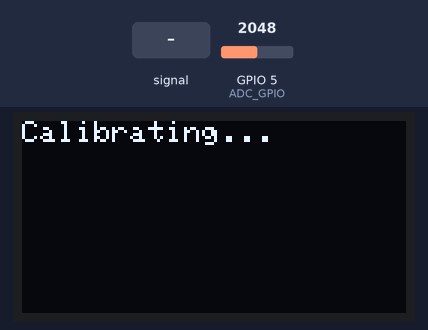
A sketch run on a simulated ESP32. Shown: 128×64 one-colour display. Inputs (shaded band) come from the test bench; at power-on: GPIO 5 (ADC_GPIO) = 2048 (analog values on the 0–4095 scale). What the sketch prints to the serial monitor is not drawn.

Above: at 0.6 s.
At 1.7 s:
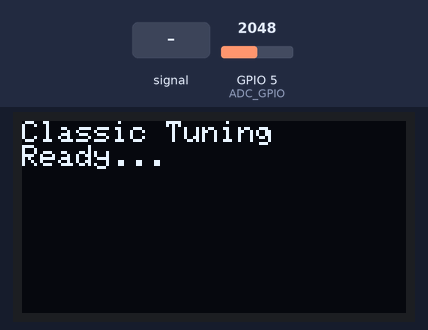
4.9 s: GPIO 5 (ADC_GPIO) fed a 2 Hz sine of ±1228 counts around its level
At 6.5 s:
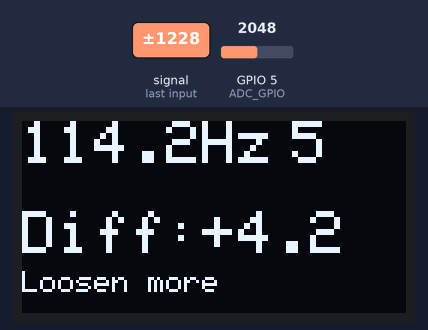
7.9 s: GPIO 5 (ADC_GPIO) set to 2866
At 10.7 s:
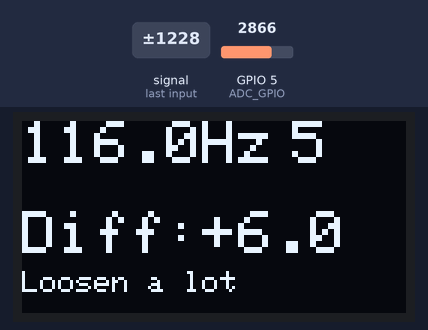
10.9 s: GPIO 5 (ADC_GPIO) set to 2206
13.9 s: GPIO 5 (ADC_GPIO) set to 2121
At 16.0 s:
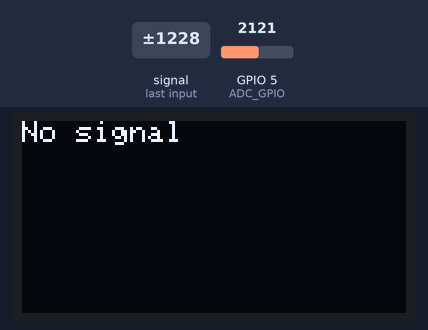
Timing chart, 0 to 17.2 s (numbered marks = the images above; inputs shaded):
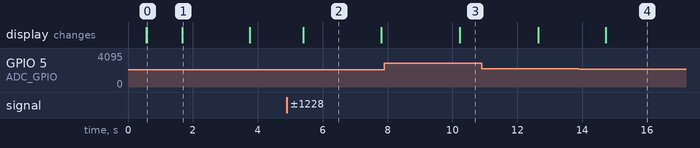

Measured:
- the behaviour switches between 2164 and 2163 on GPIO 5 (ADC_GPIO) (found by bisection; images 3 and 4)
- after the input at 4.9 s, the display: changes after 0.50 s (image 2)
- after the input at 7.9 s, the display: changes after 2.3 s (image 3)
- after the input at 13.9 s, the display: changes after 0.83 s (image 4)
- what the display in image 0 shows lasts 1.1 s, from 0.6 s to 1.7 s
- what the display in image 1 shows lasts 2.1 s, from 1.7 s to 3.8 s
- what the display in image 2 shows lasts 2.4 s, from 5.4 s to 7.8 s

The sketch:

12122025.ino
```cpp
#include <Arduino.h>
#include <arduinoFFT.h>
#include <math.h>
#include <Wire.h>
#include <Adafruit_GFX.h>
#include <Adafruit_SSD1306.h>
#include <algorithm>

const int ADC_GPIO = 5;   // GPIO5 для ADC1_CH4
const int SDA_PIN = 17;
const int SCL_PIN = 18;

const uint32_t SAMPLE_RATE = 10000; //для интрепр 5000 но тогда мы знаем что поедет
const uint16_t FFT_SIZE = 2048; //для интерполяции может надо 4096 но поедут другие штуки
const uint8_t MAX_HARMONIC = 3; //поизменять глянуть
const uint16_t RMS_BLOCK = 512;
const double RMS_DB_THRESHOLD = -25.0;
const int CALIBRATE_SAMPLES = 512;

#define SCREEN_WIDTH 128
#define SCREEN_HEIGHT 64
Adafruit_SSD1306 display(SCREEN_WIDTH, SCREEN_HEIGHT, &Wire, -1);

ArduinoFFT<double>* FFT = nullptr;
double *vReal = nullptr;
double *vImag = nullptr;
double *spec = nullptr;
double *hps = nullptr;
double adcCenter = 2048.0;

const uint8_t MEDIAN_SIZE = 7;
double freqHistory[MEDIAN_SIZE] = {0};
uint8_t histIndex = 0;


struct GuitarString {
  const char* name;
  double freq;
  double lowBound;
  double highBound;
};

const GuitarString CLASSIC_TUNING[] = {
  {"1 (E)", 329.63, 320.0, 340.0},
  {"2 (B)", 246.94, 240.0, 254.0},
  {"3 (G)", 196.00, 190.0, 202.0},
  {"4 (D)", 146.83, 142.0, 152.0},
  {"5 (A)", 110.00, 106.0, 114.0},
  {"6 (E)", 82.41,  80.0,  85.0}
};

const int STRING_COUNT = 6;
const double TUNING_TOLERANCE = 0.5;

double parabolic_interpolation(const double *mag, int k, int Nhalf);
double to_dbfs(double rms, double fullscale);
double medianFilter(double newFreq);
int detectString(double frequency);
String getTuningAdvice(double currentFreq, double targetFreq);

void setup() {
  Serial.begin(115200);
  delay(500);

  Wire.begin(SDA_PIN, SCL_PIN);
  if (!display.begin(SSD1306_SWITCHCAPVCC, 0x3C)) {
    Serial.println("SSD1306 allocation failed");
    while (1) delay(10);
  }

  display.clearDisplay();
  display.setTextColor(WHITE);
  display.setTextSize(1);
  display.setCursor(0, 0);
  display.println("Starting...");
  display.display();


  vReal = (double*)malloc(sizeof(double) * FFT_SIZE);
  vImag = (double*)malloc(sizeof(double) * FFT_SIZE);
  spec = (double*)malloc(sizeof(double) * (FFT_SIZE/2));
  hps = (double*)malloc(sizeof(double) * (FFT_SIZE/2));

  if (!vReal || !vImag || !spec || !hps) {
    Serial.println("Memory allocation failed!");
    while(1);
  }

  Serial.print("Free heap: ");
  Serial.println(ESP.getFreeHeap());


  analogReadResolution(12);
  analogSetAttenuation(ADC_11db);


  Serial.println("Calibrating ADC center...");
  display.clearDisplay();
  display.setCursor(0, 0);
  display.println("Calibrating...");
  display.display();

  double sum = 0;
  uint32_t calStartTime = micros();
  for (int i = 0; i < CALIBRATE_SAMPLES; i++) {
    sum += analogRead(ADC_GPIO);

    while (micros() - calStartTime < i * (1000000.0 / SAMPLE_RATE)) {}
  }
  adcCenter = sum / CALIBRATE_SAMPLES;

  Serial.print("ADC center: ");
  Serial.println(adcCenter, 3);


  Serial.println("Testing ADC...");
  for (int i = 0; i < 10; i++) {
    Serial.print("ADC reading ");
    Serial.print(i);
    Serial.print(": ");
    Serial.println(analogRead(ADC_GPIO));
    delay(100);
  }

  FFT = new ArduinoFFT<double>(vReal, vImag, FFT_SIZE, SAMPLE_RATE);
  if (FFT == nullptr) {
    Serial.println("Failed to create FFT object");
    while(1);
  }

  Serial.println("Tuner ready");
  display.clearDisplay();
  display.setCursor(0, 0);
  display.println("Classic Tuning");
  display.println("Ready...");
  display.display();
  delay(2000);
}

void loop() {
  double sum = 0;
  uint32_t rmsStartTime = micros();

  for (uint16_t i = 0; i < RMS_BLOCK; i++) {
    double s = analogRead(ADC_GPIO) - adcCenter;
    sum += s * s;
    while (micros() - rmsStartTime < i * (1000000.0 / SAMPLE_RATE)) {}
  }

  double rms = sqrt(sum / RMS_BLOCK);
  double dbfs = to_dbfs(rms, adcCenter);

  if (dbfs < RMS_DB_THRESHOLD) {
    display.clearDisplay();
    display.setCursor(0, 0);
    display.println("No signal");
    display.display();
    delay(100);
    return;
  }


  uint32_t sampleStartTime = micros();

  for (uint16_t i = 0; i < FFT_SIZE; i++) {
    vReal[i] = analogRead(ADC_GPIO) - adcCenter;
    vImag[i] = 0.0;
    while (micros() - sampleStartTime < i * (1000000.0 / SAMPLE_RATE)) {}
  }


  uint32_t actualDuration = micros() - sampleStartTime;
  float actualFs = (FFT_SIZE * 1000000.0) / actualDuration;


  FFT->windowing(FFTWindow::Hamming, FFTDirection::Forward);
  FFT->compute(FFTDirection::Forward);
  FFT->complexToMagnitude();
  vReal[0] = 0.0;


  uint32_t half = FFT_SIZE / 2;
  double deltaF = (double)SAMPLE_RATE / FFT_SIZE;


  double maxSpec = 1e-12;
  for (uint32_t i = 0; i < half; i++) {
    spec[i] = vReal[i] + 1e-12;
    if (spec[i] > maxSpec) maxSpec = spec[i];
  }

  for (uint32_t i = 0; i < half; i++) {
    spec[i] /= maxSpec;
  }


  for (uint32_t i = 0; i < half; i++) {
    hps[i] = log(spec[i] + 1e-12);
  }

  for (uint8_t k = 2; k <= MAX_HARMONIC; k++) {
    for (uint32_t i = 0; i < half / k; i++) {
      hps[i] += log(spec[i * k] + 1e-12);
    }
  }


  uint32_t minIdx = max(1, (int)round(70.0 / deltaF));
  uint32_t maxIdx = min((int)half - 1, (int)round(400.0 / deltaF));

  double maxHps = -1e300;
  int maxHpsIdx = minIdx;

  for (uint32_t i = minIdx; i <= maxIdx; i++) {
    if (hps[i] > maxHps) {
      maxHps = hps[i];
      maxHpsIdx = i;
    }
  }

  double rawFreq = maxHpsIdx * deltaF;


  double fineFreq = parabolic_interpolation(hps, maxHpsIdx, half) * deltaF;
  double stableFreq = medianFilter(fineFreq);

  int detectedString = detectString(stableFreq);
  String tuningAdvice = "";
  double freqDiff = 0;

  if (detectedString >= 0) {
    freqDiff = stableFreq - CLASSIC_TUNING[detectedString].freq;
    tuningAdvice = getTuningAdvice(stableFreq, CLASSIC_TUNING[detectedString].freq);
  }

  Serial.print("Freq: ");
  Serial.print(stableFreq, 1);
  Serial.print(" Hz | String: ");
  if (detectedString >= 0) {
    Serial.print(CLASSIC_TUNING[detectedString].name);
  } else {
    Serial.print("Unknown");
  }
  Serial.print(" | Diff: ");
  Serial.print(freqDiff, 2);
  Serial.print(" Hz | Advice: ");
  Serial.println(tuningAdvice);

  display.clearDisplay();

  display.setTextSize(2);
  display.setCursor(0, 0);
  display.print(stableFreq, 1);
  display.print("Hz");

  if (detectedString >= 0) {
    String stringNum = String(CLASSIC_TUNING[detectedString].name);
    int spacePos = stringNum.indexOf(' ');
    if (spacePos > 0) {
      stringNum = stringNum.substring(0, spacePos);
    }

    display.setTextSize(2);
    display.setCursor(90, 0);
    display.print(stringNum);
  }
  // display.setTextSize(1);
  // display.setCursor(0, 25);
  // if (detectedString >= 0) {
  //   display.print("String ");
  //   display.print(CLASSIC_TUNING[detectedString].name);
  // } else {
  //   display.print("String: Unknown");
  // }

  display.setTextSize(2);
  display.setCursor(0, 30);
  display.print("Diff:");
  if (freqDiff > 0) {
    display.print("+");
  }
  display.print(freqDiff, 1);

  display.setTextSize(1);
  display.setCursor(0, 50);
  if (detectedString >= 0) {
    if (fabs(freqDiff) < TUNING_TOLERANCE) {
      display.print("PERFECT! ✓");
    } else {
      display.print(tuningAdvice);
    }
  }

  // display.setCursor(0, 55);
  // display.print("dBFS: ");
  // display.print(dbfs, 1);

  display.display();

  delay(2000);
}

int detectString(double frequency) {
  for (int i = 0; i < STRING_COUNT; i++) {
    if (frequency >= CLASSIC_TUNING[i].lowBound &&
        frequency <= CLASSIC_TUNING[i].highBound) {
      return i;
    }
  }

  int closestString = 0;
  double minDiff = 1000.0;

  for (int i = 0; i < STRING_COUNT; i++) {
    double diff = fabs(frequency - CLASSIC_TUNING[i].freq);
    if (diff < minDiff) {
      minDiff = diff;
      closestString = i;
    }
  }

  return closestString;
}

// Функция для получения рекомендации по настройке
String getTuningAdvice(double currentFreq, double targetFreq) {
  double diff = currentFreq - targetFreq;
  double absDiff = fabs(diff);

  if (absDiff < 0.2) {
    return "Perfect!";
  } else if (diff > 0) {
    if (absDiff > 5.0) return "Loosen a lot";
    else if (absDiff > 2.0) return "Loosen more";
    else return "Loosen slightly";
  } else {
    if (absDiff > 5.0) return "Tighten a lot";
    else if (absDiff > 2.0) return "Tighten more";
    else return "Tighten slightly";
  }
}

double medianFilter(double newFreq) {
  static int initialized = 0;
  static double lastValidFreq = 0;

  // скользящее среднее
  if (initialized < MEDIAN_SIZE) {
    freqHistory[initialized] = newFreq;
    initialized++;

    // Среднее арифметическое для начала записи
    double sum = 0;
    for(int i = 0; i < initialized; i++) {
      sum += freqHistory[i];
    }
    lastValidFreq = sum / initialized;

    if (initialized == MEDIAN_SIZE) {
      Serial.print("Filter initialized. Initial median: ");
      Serial.println(lastValidFreq, 1);
    }

    return lastValidFreq;
  }

  // Проверка на смену струны
  if (lastValidFreq > 0 && fabs(newFreq - lastValidFreq) > 20.0) {
    for(int i = 0; i < MEDIAN_SIZE; i++) {
      freqHistory[i] = newFreq;
    }
    histIndex = 0;

    double medianAfterReset = newFreq;  // сначала все значения будут одинаковые

    Serial.print("STRING CHANGED: ");
    Serial.print(lastValidFreq, 1);
    Serial.print(" Hz -> ");
    Serial.print(newFreq, 1);
    Serial.print(" Hz | Median: ");
    Serial.println(medianAfterReset, 1);

    lastValidFreq = medianAfterReset;
    return medianAfterReset;
  }

  freqHistory[histIndex] = newFreq;
  histIndex = (histIndex + 1) % MEDIAN_SIZE;

  double temp[MEDIAN_SIZE];
  memcpy(temp, freqHistory, sizeof(temp));

  for (int i = 0; i < MEDIAN_SIZE - 1; i++) {
    for (int j = i + 1; j < MEDIAN_SIZE; j++) {
      if (temp[i] > temp[j]) {
        double swap = temp[i];
        temp[i] = temp[j];
        temp[j] = swap;
      }
    }
  }

  double currentMedian = temp[MEDIAN_SIZE / 2];

  if (fabs(currentMedian - newFreq) > 10.0) {
    Serial.print("Filter correction: ");
    Serial.print(newFreq, 1);
    Serial.print(" Hz -> Median: ");
    Serial.println(currentMedian, 1);
  }

  lastValidFreq = currentMedian;
  return currentMedian;
}

double parabolic_interpolation(const double *mag, int k, int Nhalf) {
  if (k <= 0 || k >= Nhalf - 1) return (double)k;

  double alpha = mag[k - 1];
  double beta = mag[k];
  double gamma = mag[k + 1];
  double denom = alpha - 2.0 * beta + gamma;

  if (fabs(denom) < 1e-12) return (double)k;
  return k + 0.5 * (alpha - gamma) / denom;
}

double to_dbfs(double rms, double fullscale) {
  return 20.0 * log10((rms + 1e-12) / fullscale);
}

void cleanup() {
  if (FFT != nullptr) {
    delete FFT;
    FFT = nullptr;
  }

  if (vReal != nullptr) free(vReal);
  if (vImag != nullptr) free(vImag);
  if (spec != nullptr) free(spec);
  if (hps != nullptr) free(hps);

  Serial.println("Memory cleaned up");
}
```
